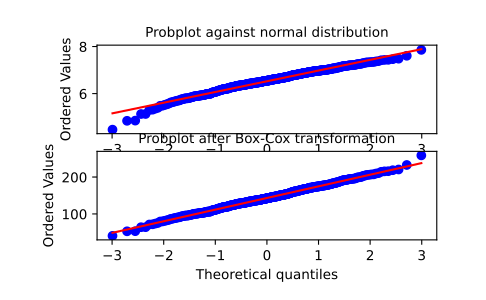

Python code for this plot:
from scipy import stats
import matplotlib.pyplot as plt

# We generate some random variates from a non-normal distribution and make a
# probability plot for it, to show it is non-normal in the tails:

fig = plt.figure()
ax1 = fig.add_subplot(211)
x = stats.loggamma.rvs(5, size=500) + 5
prob = stats.probplot(x, dist=stats.norm, plot=ax1)
ax1.set_xlabel('')
ax1.set_title('Probplot against normal distribution')

# We now use `boxcox` to transform the data so it's closest to normal:

ax2 = fig.add_subplot(212)
xt, _ = stats.boxcox(x)
prob = stats.probplot(xt, dist=stats.norm, plot=ax2)
ax2.set_title('Probplot after Box-Cox transformation')

plt.show()
